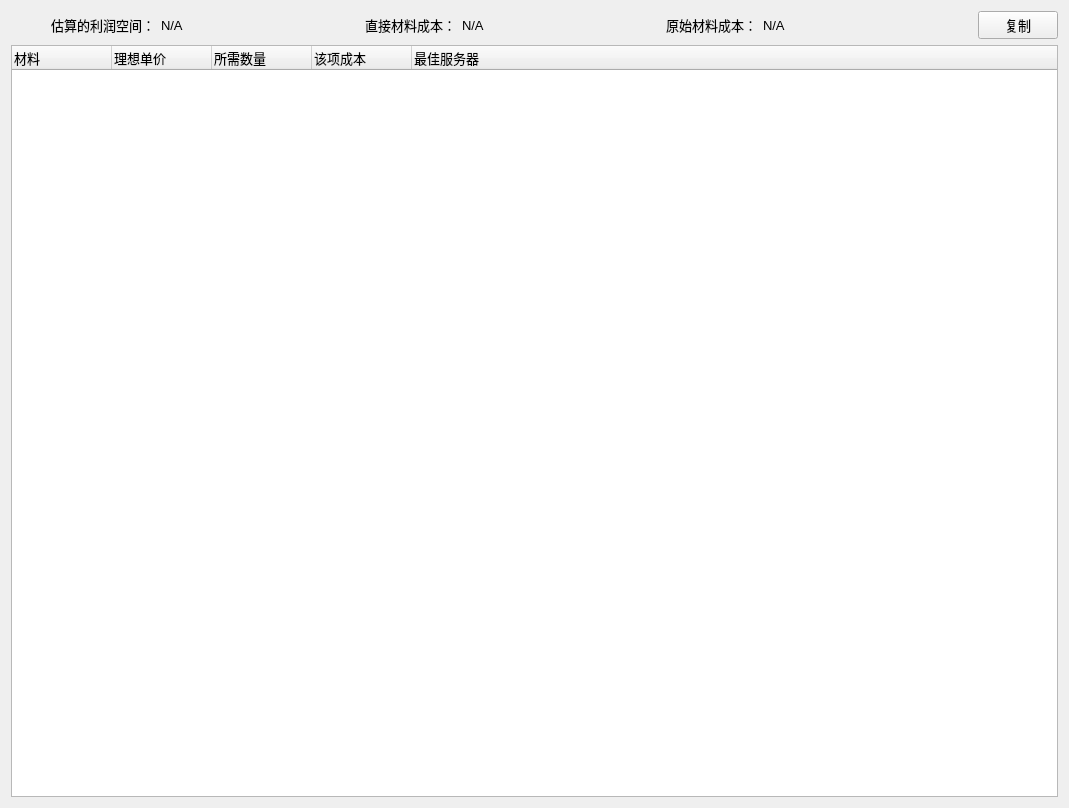
<?xml version="1.0" encoding="UTF-8"?>
<ui version="4.0">
 <class>cost_page</class>
 <widget class="QFrame" name="cost_page">
  <property name="geometry">
   <rect>
    <x>0</x>
    <y>0</y>
    <width>1069</width>
    <height>808</height>
   </rect>
  </property>
  <property name="windowTitle">
   <string>Frame</string>
  </property>
  <layout class="QGridLayout" name="gridLayout">
   <item row="1" column="0">
    <widget class="QTreeWidget" name="cost_tree">
     <property name="font">
      <font>
       <family>Arial</family>
       <pointsize>10</pointsize>
      </font>
     </property>
     <property name="editTriggers">
      <set>QAbstractItemView::NoEditTriggers</set>
     </property>
     <property name="selectionMode">
      <enum>QAbstractItemView::SingleSelection</enum>
     </property>
     <column>
      <property name="text">
       <string notr="true">材料</string>
      </property>
     </column>
     <column>
      <property name="text">
       <string>理想单价</string>
      </property>
     </column>
     <column>
      <property name="text">
       <string>所需数量</string>
      </property>
     </column>
     <column>
      <property name="text">
       <string>该项成本</string>
      </property>
     </column>
     <column>
      <property name="text">
       <string>最佳服务器</string>
      </property>
     </column>
    </widget>
   </item>
   <item row="0" column="0">
    <layout class="QHBoxLayout" name="horizontalLayout">
     <item alignment="Qt::AlignRight">
      <widget class="QLabel" name="profit_text">
       <property name="font">
        <font>
         <family>Arial</family>
         <pointsize>10</pointsize>
        </font>
       </property>
       <property name="text">
        <string>估算的利润空间：</string>
       </property>
      </widget>
     </item>
     <item alignment="Qt::AlignLeft">
      <widget class="QLabel" name="profit">
       <property name="font">
        <font>
         <family>Arial</family>
         <pointsize>10</pointsize>
        </font>
       </property>
       <property name="text">
        <string>N/A</string>
       </property>
      </widget>
     </item>
     <item alignment="Qt::AlignRight">
      <widget class="QLabel" name="d_cost_text">
       <property name="font">
        <font>
         <family>Arial</family>
         <pointsize>10</pointsize>
        </font>
       </property>
       <property name="text">
        <string>直接材料成本：</string>
       </property>
      </widget>
     </item>
     <item>
      <widget class="QLabel" name="d_cost">
       <property name="font">
        <font>
         <family>Arial</family>
         <pointsize>10</pointsize>
        </font>
       </property>
       <property name="text">
        <string>N/A</string>
       </property>
      </widget>
     </item>
     <item alignment="Qt::AlignRight">
      <widget class="QLabel" name="o_cost_text">
       <property name="font">
        <font>
         <family>Arial</family>
         <pointsize>10</pointsize>
        </font>
       </property>
       <property name="text">
        <string>原始材料成本：</string>
       </property>
      </widget>
     </item>
     <item>
      <widget class="QLabel" name="o_cost">
       <property name="font">
        <font>
         <family>Arial</family>
         <pointsize>10</pointsize>
        </font>
       </property>
       <property name="text">
        <string>N/A</string>
       </property>
      </widget>
     </item>
     <item alignment="Qt::AlignRight">
      <widget class="QPushButton" name="click_c">
       <property name="font">
        <font>
         <family>Arial</family>
         <pointsize>10</pointsize>
        </font>
       </property>
       <property name="text">
        <string>复制</string>
       </property>
      </widget>
     </item>
    </layout>
   </item>
  </layout>
 </widget>
 <resources/>
 <connections/>
</ui>
